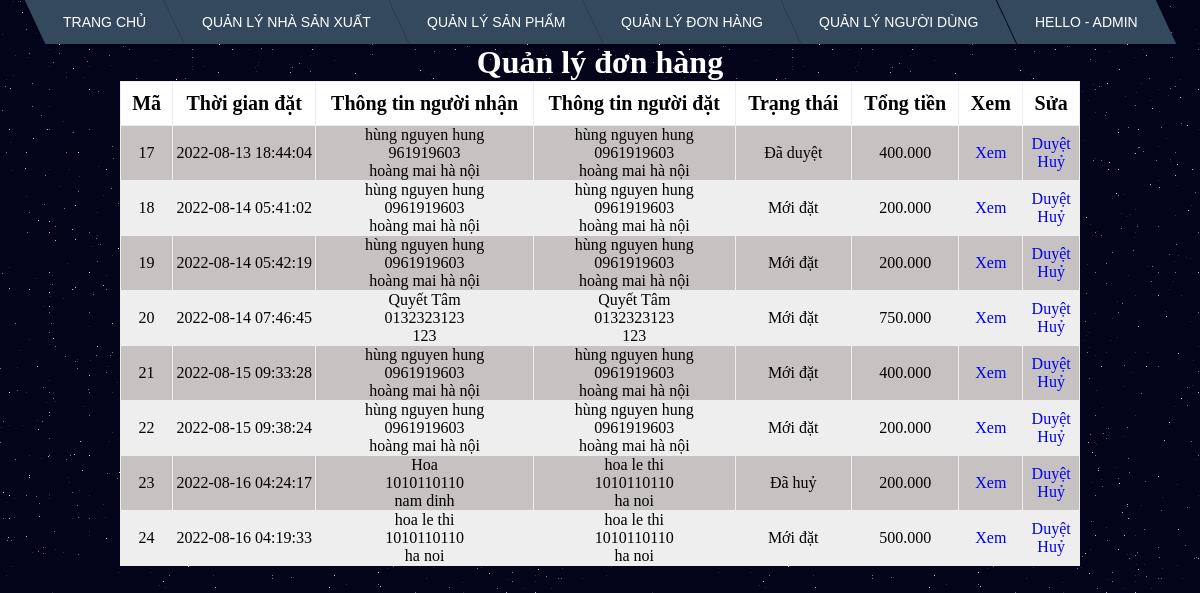
The page /admin/orders/index.php (signed in) on the database its author committed.
### tables this page shows
CREATE TABLE `orders` (
  `id` int(11) NOT NULL,
  `customer_id` int(11) NOT NULL,
  `name_receiver` varchar(50) NOT NULL,
  `phone_receiver` varchar(20) NOT NULL,
  `address_receiver` text NOT NULL,
  `status` text NOT NULL,
  `created_at` timestamp NOT NULL DEFAULT current_timestamp() ON UPDATE current_timestamp(),
  `total_price` float NOT NULL
);

CREATE TABLE `customers` (
  `id` int(11) NOT NULL,
  `name` varchar(50) NOT NULL,
  `email` varchar(50) NOT NULL,
  `password` varchar(200) NOT NULL,
  `phone_number` varchar(15) NOT NULL,
  `address` varchar(200) NOT NULL,
  `token` varchar(50) DEFAULT NULL
);

### admin/orders/index.php (the view, shortened to what this page needs)
<!DOCTYPE html>
<html>
<head>
	<link rel="stylesheet" href="../css/menu.css">
	<link rel="stylesheet" href="../css/table.css"><link rel="stylesheet" href="../css/bg-galaxy.css">
</head>
<body>
<?php
require '../connect.php';
$sql = "select
orders.*,
customers.name,
customers.phone_number,
customers.address
from orders
join customers
on customers.id = orders.customer_id";
$result = mysqli_query($connect,$sql);
?>
<?php include'../menu.php' ?>
<h1>Quản lý đơn hàng</h1>
<table border="1" width="100%">
	<tr>
		<th>Mã</th>
		<th>Thời gian đặt</th>
		<th>Thông tin người nhận</th>
		<th>Thông tin người đặt</th>
		<th>Trạng thái</th>
		<th>Tổng tiền</th>
		<th>Xem</th>
		<th>Sửa</th>
	</tr>
	<?php foreach ($result as $each): ?>
		<tr>
			<td><?php echo $each['id'] ?></td>
			<td><?php echo $each['created_at'] ?></td>
			<td>
				<?php echo $each['name_receiver'] ?><br>
				<?php echo $each['phone_receiver'] ?><br>
				<?php echo $each['address_receiver'] ?><br>
			</td>
			<td>
				<?php echo $each['name'] ?><br>
				<?php echo $each['phone_number'] ?><br>
				<?php echo $each['address'] ?><br>
			</td>
			<td>
				<?php
					switch ($each['status']) {
						case '0':
							echo "Mới đặt";
							break;
						case '1':
							echo "Đã duyệt";
							break;
						case '2':
							echo "Đã huỷ";
							break;
					}
				?>
			</td>
			<td><?php echo number_format($each['total_price'],0,',','.') ?></td>
			<td>
				<a href="detail.php?id=<?php echo $each['id'] ?>">
					Xem
				</a>
			</td>
			<td>
				<a href="update.php?id=<?php echo $each['id'] ?>&status=1">
					Duyệt
				</a>
				<br>
				<a href="update.php?id=<?php echo $each['id'] ?>&status=2">
					Huỷ
				</a>
			</td>
		</tr>
	<?php endforeach ?>
</table>
</body>
</html>

### admin/css/menu.css (style rules this page uses)
h1 { color: #fff; }

### admin/css/table.css (style rules this page uses)
* { margin: 0; padding: 0; box-sizing: border-box; }
table { margin: auto; width: 80%; border:none; border-collapse: collapse; }
h1 { text-align: center; }
tr { text-align: center; }
tr:nth-child(odd) { background-color: #EEEEEE; }
tr:nth-child(even) { background-color: #c7c2c2; }
tr:first-child { background-color: #ffffff; }
tr:first-child th { padding: 10px; font-size: 20px; }
a { text-decoration: none; }

### admin/css/bg-galaxy.css (style rules this page uses)
body { background-color: #03031A; }

### rows shown on the page
orders: id "17", created_at "2022-08-13 18:44:04", name_receiver "hùng nguyen hung", phone_receiver "961919603", address_receiver "hoàng mai hà nội", customer.name "hùng nguyen hung", customer.phone_number "0961919603", customer.address "hoàng mai hà nội", status "Đã duyệt", total_price "400.000"
orders: id "18", created_at "2022-08-14 05:41:02", name_receiver "hùng nguyen hung", phone_receiver "0961919603", address_receiver "hoàng mai hà nội", customer.name "hùng nguyen hung", customer.phone_number "0961919603", customer.address "hoàng mai hà nội", status "Mới đặt", total_price "200.000"
orders: id "19", created_at "2022-08-14 05:42:19", name_receiver "hùng nguyen hung", phone_receiver "0961919603", address_receiver "hoàng mai hà nội", customer.name "hùng nguyen hung", customer.phone_number "0961919603", customer.address "hoàng mai hà nội", status "Mới đặt", total_price "200.000"
orders: id "20", created_at "2022-08-14 07:46:45", name_receiver "Quyết Tâm", phone_receiver "0132323123", address_receiver "123", customer.name "Quyết Tâm", customer.phone_number "0132323123", customer.address "123", status "Mới đặt", total_price "750.000"
orders: id "21", created_at "2022-08-15 09:33:28", name_receiver "hùng nguyen hung", phone_receiver "0961919603", address_receiver "hoàng mai hà nội", customer.name "hùng nguyen hung", customer.phone_number "0961919603", customer.address "hoàng mai hà nội", status "Mới đặt", total_price "400.000"
orders: id "22", created_at "2022-08-15 09:38:24", name_receiver "hùng nguyen hung", phone_receiver "0961919603", address_receiver "hoàng mai hà nội", customer.name "hùng nguyen hung", customer.phone_number "0961919603", customer.address "hoàng mai hà nội", status "Mới đặt", total_price "200.000"
orders: id "23", created_at "2022-08-16 04:24:17", name_receiver "Hoa", phone_receiver "1010110110", address_receiver "nam dinh", customer.name "hoa le thi", customer.phone_number "1010110110", customer.address "ha noi", status "Đã huỷ", total_price "200.000"
orders: id "24", created_at "2022-08-16 04:19:33", name_receiver "hoa le thi", phone_receiver "1010110110", address_receiver "ha noi", customer.name "hoa le thi", customer.phone_number "1010110110", customer.address "ha noi", status "Mới đặt", total_price "500.000"

### other values the page prints
$_SESSION['name'] "ADMIN"
